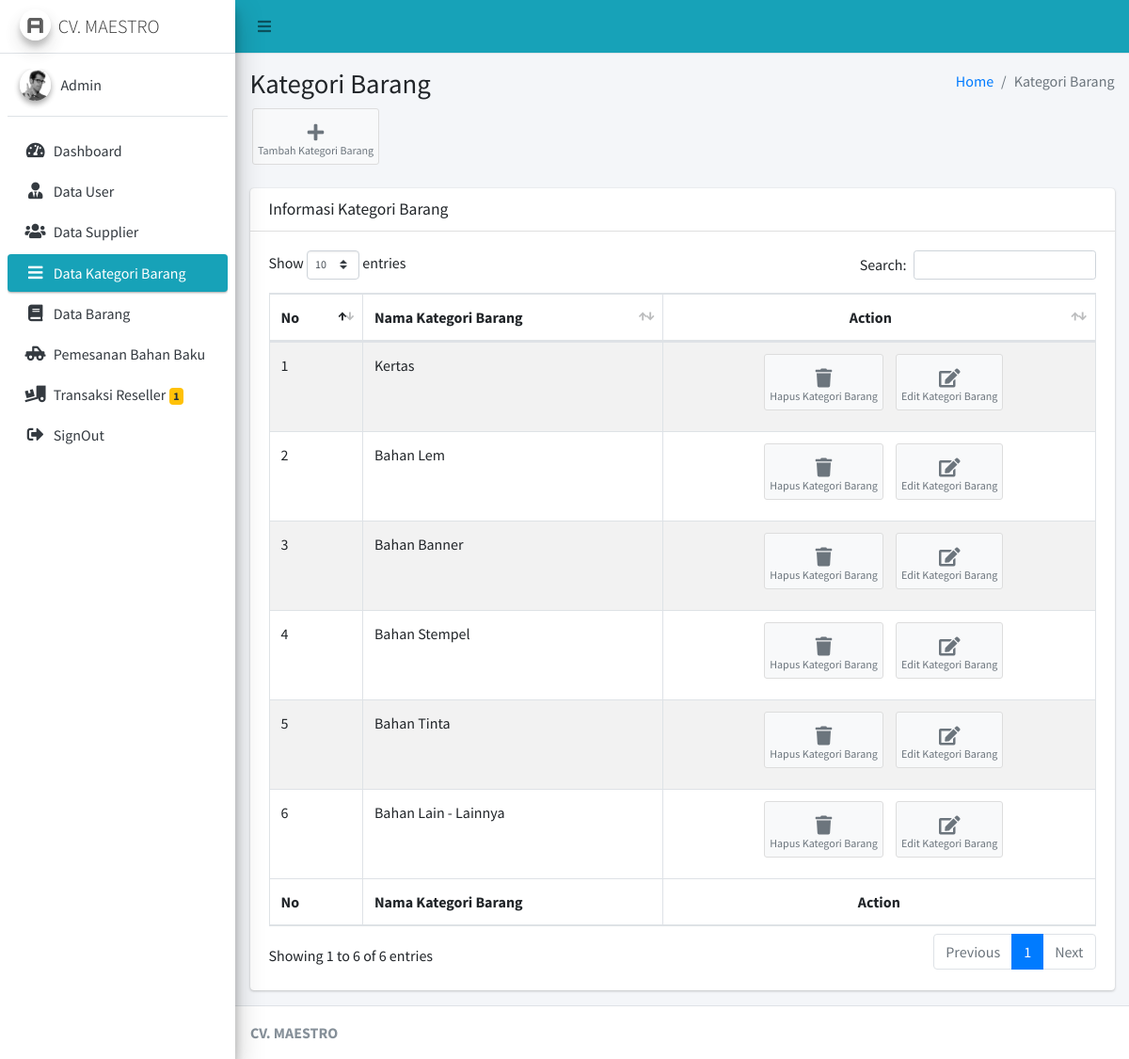
/Admin/cKategori (signed in), run on the app's committed database.
### tables this page shows
CREATE TABLE `kategori_barang` (
  `id_kategori` int(11) NOT NULL,
  `nama_kategori` varchar(125) NOT NULL
);

### application/controllers/Admin/cKategori.php (called while the page is built, shortened)
<?php
class cKategori extends CI_Controller
{
	public function __construct()
	{
		$this->load->model('mKategori');
	}
	public function index()
	{
		$data = array(
			'kategori' => $this->mKategori->select()
		);
		$this->load->view('Admin/Layout/head');
		$this->load->view('Admin/Layout/aside');
		$this->load->view('Admin/Kategori/vKategori', $data);
		$this->load->view('Admin/Layout/footer');
	}
}

### index.php (called while the page is built, shortened)
<?php
require_once BASEPATH.'core/CodeIgniter.php';

### application/models/mKategori.php (called while the page is built, shortened)
<?php
class mKategori extends CI_Model
{
	public function select()
	{
		$this->db->select('*');
		$this->db->from('kategori_barang');
		return $this->db->get()->result();
	}
}

### application/views/Admin/Kategori/vKategori.php (the view, shortened to what this page needs)
<div class="content-wrapper">
	<section class="content-header">
		<div class="container-fluid">
			<div class="row mb-2">
				<div class="col-sm-6">
					<h1>Kategori Barang</h1>
				</div>
				<div class="col-sm-6">
					<ol class="breadcrumb float-sm-right">
						<li class="breadcrumb-item"><a href="#">Home</a></li>
						<li class="breadcrumb-item active">Kategori Barang</li>
					</ol>
				</div>
			</div>
		</div>
		<a href="<?= base_url('Admin/cKategori/create') ?>" class="btn btn-app">
			<i class="fas fa-plus"></i> Tambah Kategori Barang
		</a>
	</section>
	<section class="content">
		<div class="container-fluid">
			<div class="row">
				<div class="col-12">
					<div class="card">
						<div class="card-header">
							<h3 class="card-title">Informasi Kategori Barang</h3>
						</div>
						<div class="card-body">
							<table id="example1" class="table table-bordered table-striped">
								<thead>
									<tr>
										<th>No</th>
										<th>Nama Kategori Barang</th>
										<th class="text-center">Action</th>
									</tr>
								</thead>
								<tbody>
									<?php
									$no = 1;
									foreach ($kategori as $key => $value) {
									?>
										<tr>
											<td><?= $no++ ?></td>
											<td><?= $value->nama_kategori ?></td>
											<td class="text-center"> <a href="<?= base_url('Admin/cKategori/delete/' . $value->id_kategori) ?>" class="btn btn-app">
													<i class="fas fa-trash"></i> Hapus Kategori Barang
												</a> <a href="<?= base_url('Admin/cKategori/edit/' . $value->id_kategori) ?>" class="btn btn-app">
													<i class="fas fa-edit"></i> Edit Kategori Barang
												</a></td>
										</tr>
									<?php
									}
									?>
								</tbody>
								<tfoot>
									<tr>
										<th>No</th>
										<th>Nama Kategori Barang</th>
										<th class="text-center">Action</th>
									</tr>
								</tfoot>
							</table>
						</div>
					</div>
				</div>
			</div>
		</div>
	</section>
</div>

### data on the page
kategori_barang: nama_kategori "Kertas"
kategori_barang: nama_kategori "Bahan Lem"
kategori_barang: nama_kategori "Bahan Banner"
kategori_barang: nama_kategori "Bahan Stempel"
kategori_barang: nama_kategori "Bahan Tinta"
kategori_barang: nama_kategori "Bahan Lain - Lainnya"

### other printed values
$data->jml "1"
